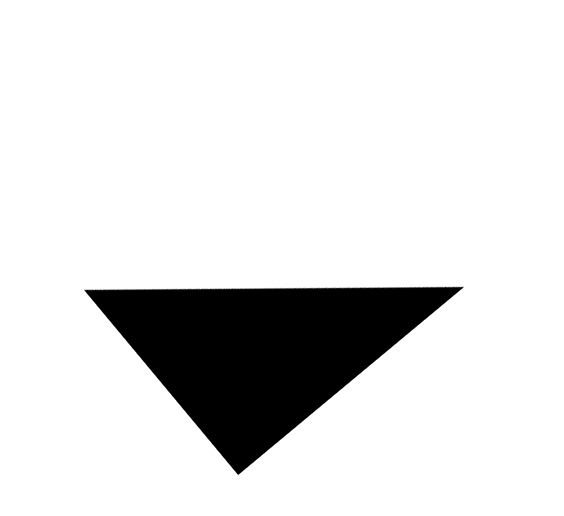
#> input picture sample_photos/simple_shape_triangle.png, 564 x 516 px
$ python play_with_lines_4.py
#> lines starting #> are read from the running program, lines starting #| are printed output that depends on the picture; after the words box and inside, x2 and y2 are one past the last pixel; in counts of white or black regions, pixels touching at a corner belong together
import cv2
import numpy as np
from matplotlib import pyplot as plt
from matplotlib import image as image

toProcess = "../sample_photos/simple_shape_triangle.png"

image = cv2.imread(toProcess)
#> image is the input picture: shape (516, 564, 3); min 0, max 255, mean 224
imageHough = image.copy()
grey = cv2.cvtColor(image, cv2.COLOR_BGR2GRAY)
canny = cv2.Canny(grey, 10, 60)
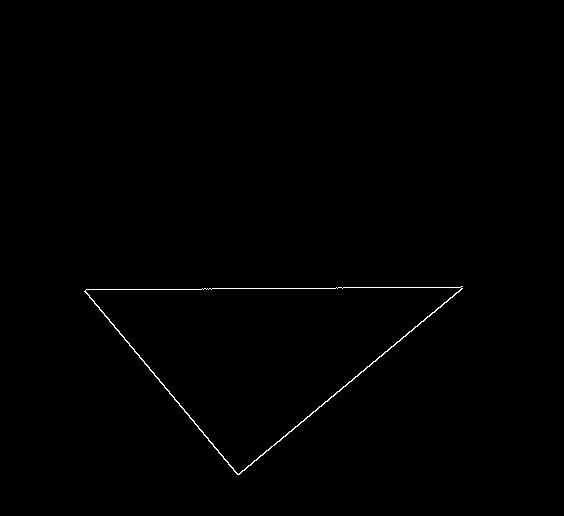
#> canny: shape (516, 564); 0.39% white in thin lines or dots, all inside (x1, y1, x2, y2) = (84, 286, 463, 475)
thetaLines = cv2.HoughLines(canny, rho = 1, theta = np.pi / 90, threshold = 55)
#> thetaLines = [[517, 0.873], [122, 2.44], [288, 1.57], [299, 1.54]]
lines = cv2.HoughLinesP(canny, rho = 1, theta = np.pi / 90, threshold = 55)
#> lines = [[239, 474, 379, 356], [94, 303, 218, 450], [343, 287, 460, 287], [86, 289, 201, 289], [212, 288, 335, 288], [333, 396, 336, 393], [268, 450, 268, 450], [380, 356, 385, 351], [327, 401, 330, 398], [385, 352, 427, 316]]

ln = []

if lines is not None:
    for houghLine in lines:
        x1, y1, x2, y2 = houghLine[0]

        length = np.round( np.sqrt((x2-x1)**2 + (y2-y1)**2), 1)
        if length > 50:
            theta = np.arctan2(y2-y1, x2-x1) - np.pi/2
            if theta < 0:
                theta = np.pi + theta

            theta = np.round(theta * 180 / np.pi, 0)
            ln.append((length,theta))
            imageHough = cv2.line(img = imageHough,
                 pt1 = (x1,y1),
                 pt2 = (x2,y2),
                 color = (255,0,0),
                 thickness = 2)
#> this loop made 10 passes
#> (x1, y1, x2, y2, length, theta) on passes 1, 2, 3, 4, 5, 10: (239, 474, 379, 356, 183.1, 50), (94, 303, 218, 450, 192.3, 140), (343, 287, 460, 287, 117, 90), (86, 289, 201, 289, 115, 90), (212, 288, 335, 288, 123, 90), (385, 352, 427, 316, 55.3, 49)
#> (x1, y1, x2, y2, length) on passes 6 to 9: (333, 396, 336, 393, 4.2), (268, 450, 268, 450, 0), (380, 356, 385, 351, 7.1), (327, 401, 330, 398, 4.2)
#> pass 1, `imageHough = cv2.line(img = imageHough, pt1 = (x1,y1), pt2 = (x2,y2), ..`:
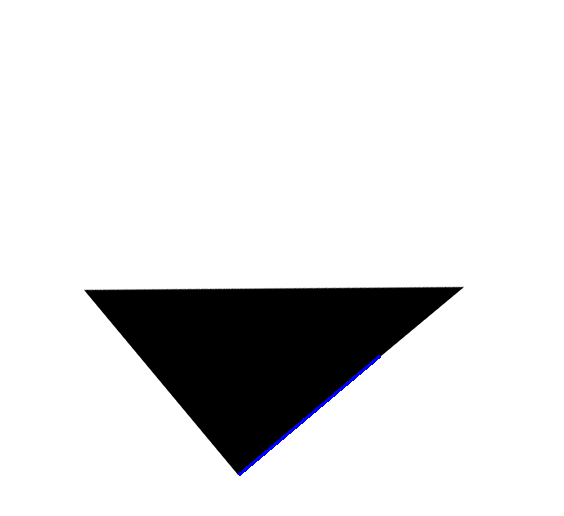
#> imageHough: shape (516, 564, 3); 0.21% of pixels changed, all inside (x1, y1, x2, y2) = (238, 355, 381, 476)
#> pass 2, `imageHough = cv2.line(img = imageHough, pt1 = (x1,y1), pt2 = (x2,y2), ..`:
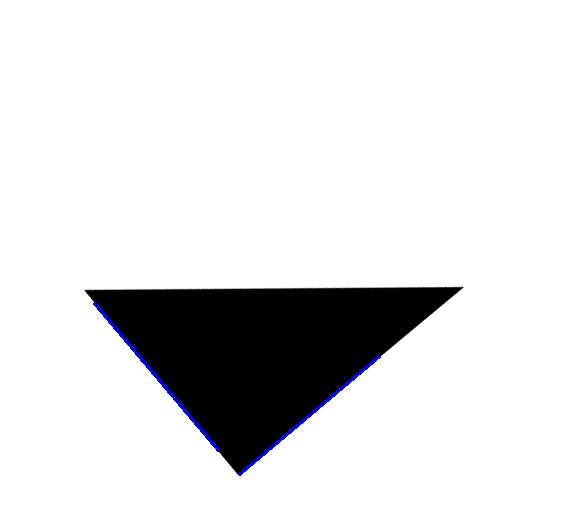
#> imageHough: shape (516, 564, 3); 0.22% of pixels changed, all inside (x1, y1, x2, y2) = (93, 302, 220, 452)
#> pass 3, `imageHough = cv2.line(img = imageHough, pt1 = (x1,y1), pt2 = (x2,y2), ..`:
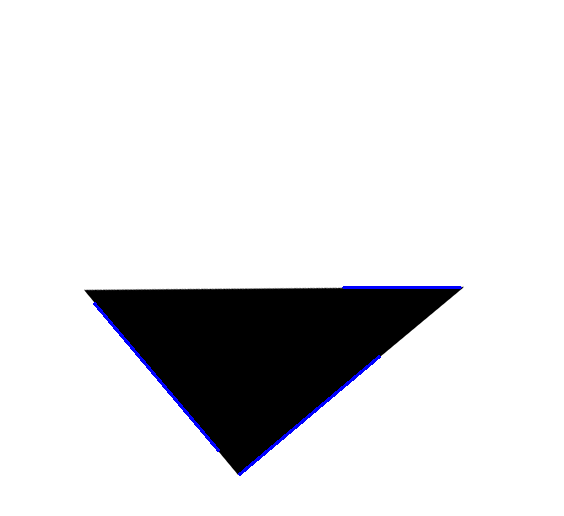
#> imageHough: shape (516, 564, 3); 0.12% of pixels changed, all inside (x1, y1, x2, y2) = (342, 286, 462, 289)
#> after the loop:
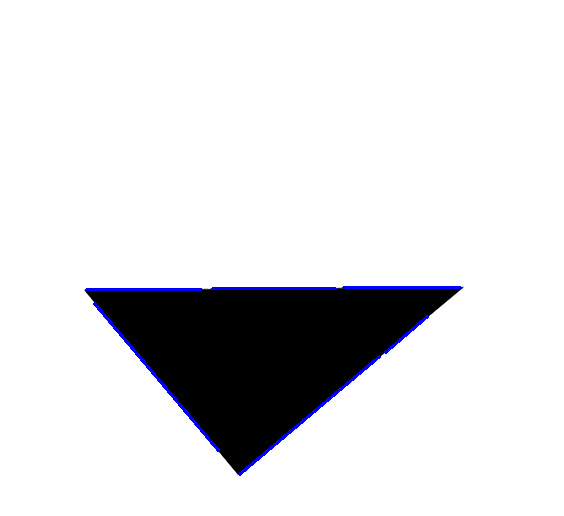
#> imageHough: shape (516, 564, 3); 0.31% of pixels changed, all inside (x1, y1, x2, y2) = (85, 287, 429, 354)
#> after the loop, ln = [(183.1, 50), (192.3, 140), (117, 90), (115, 90), (123, 90), (55.3, 49)]


plt.imshow(imageHough)
plt.axis('off')
for line in ln:
    print("length = ",line[0],"; theta = ","{:0.0f}".format(line[1]),' degrees', sep='')
#> this loop made 6 passes
#| length = 183.1; theta = 50 degrees
#| length = 192.3; theta = 140 degrees
#| length = 117.0; theta = 90 degrees
#| length = 115.0; theta = 90 degrees
#| length = 123.0; theta = 90 degrees
#| length = 55.3; theta = 49 degrees

for line in thetaLines:
    print("rho = ",line[0][0],"; theta = ","{:0.0f}".format(180*line[0][1]/np.pi),' degrees', sep='')
#> this loop made 4 passes
#| rho = 517.0; theta = 50 degrees
#| rho = 122.0; theta = 140 degrees
#| rho = 288.0; theta = 90 degrees
#| rho = 299.0; theta = 88 degrees

$ run again, with sample_photos/simple_shape_capsule.png copied over sample_photos/simple_shape_triangle.png
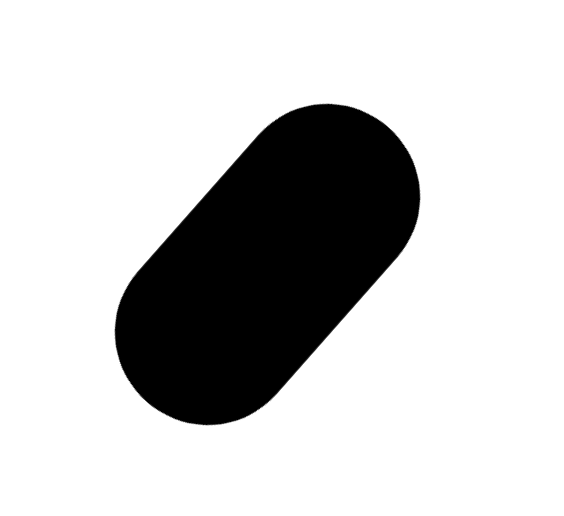
#> input picture sample_photos/simple_shape_capsule.png, 564 x 516 px
#> image is the input picture: shape (516, 564, 3); min 0, max 255, mean 202.1
#> `canny = cv2.Canny(grey, 10, 60)`:
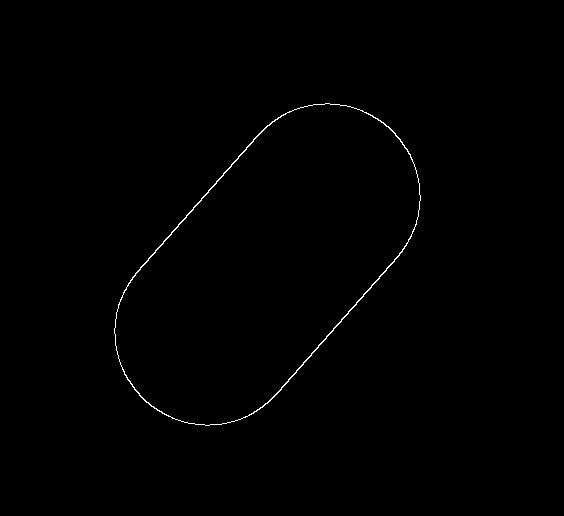
#> canny: shape (516, 564); 0.41% white in thin lines or dots, all inside (x1, y1, x2, y2) = (114, 103, 421, 426)
#> thetaLines = [[468, 0.733], [283, 0.733], [280, 0.698], [466, 0.698]]
#> lines = [[208, 190, 215, 183], [371, 285, 402, 251], [135, 273, 186, 217], [374, 283, 379, 278], [311, 353, 363, 296], [216, 182, 246, 149], [319, 345, 325, 339], [381, 275, 386, 270], [328, 335, 333, 330], [267, 403, 311, 355], [238, 156, 266, 126]]
#> the loop `for houghLine in lines:` made 11 passes
#> (x1, y1, x2, y2, length, theta) on passes 3, 5, 10: (135, 273, 186, 217, 75.7, 42), (311, 353, 363, 296, 77.2, 42), (267, 403, 311, 355, 65.1, 43)
#> after the loop `for houghLine in lines:`:
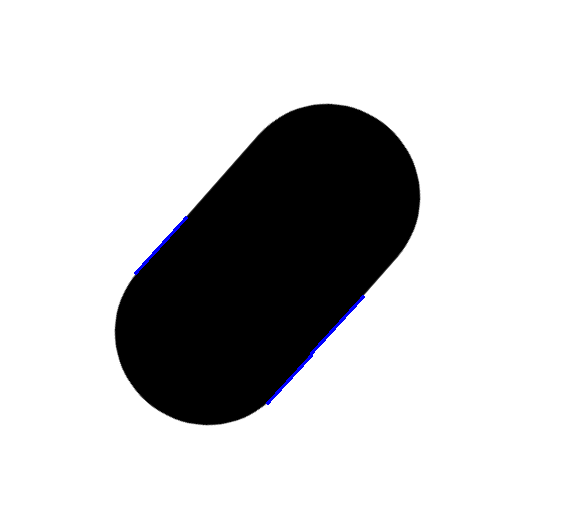
#> imageHough: shape (516, 564, 3); mean B, G, R 202.4, 201.8, 201.8
#> after the loop `for houghLine in lines:`: ln = [(75.7, 42), (77.2, 42), (65.1, 43)]
#> the loop `for line in ln:` made 3 passes
#> (printed output is left out)
#> the loop `for line in thetaLines:` made 4 passes
#> (printed output is left out)
